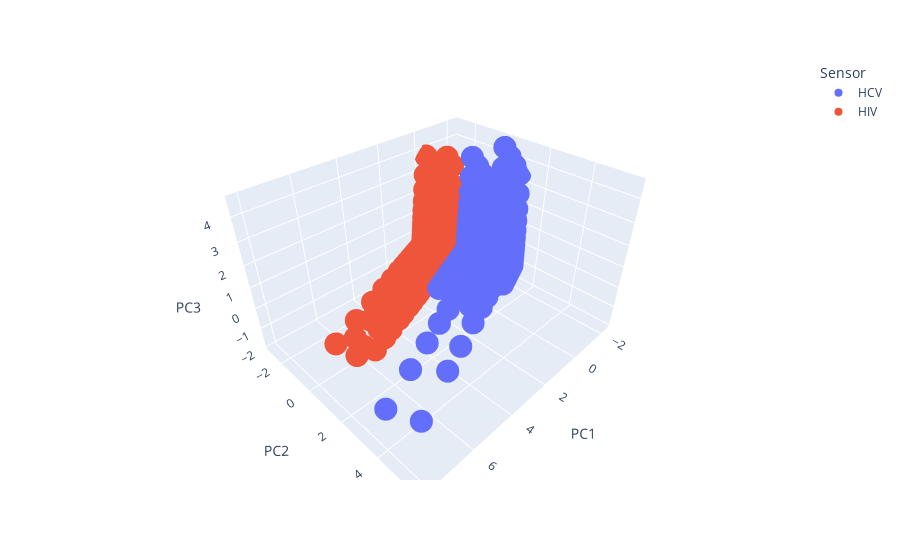

Source (notebook cell):
### Code cell
# 4. Scores plot
# check API documentation for plotly.express https://plotly.com/python/3d-scatter-plots

import plotly.express as px

fig = px.scatter_3d(df_scores, x='PC1', y='PC2', z='PC3', color='Sensor')
fig.show()

### Figure 1 — Plotly figure (JSON) as saved in the notebook; plotly's stock layout.template omitted (floating-point values rounded to 4 significant figures; data arrays with more than 128 entries replaced by an {"elided": "..."} marker saying what was removed)
{"data": [{"hovertemplate": "Sensor=HCV<br>PC1=%{x}<br>PC2=%{y}<br>PC3=%{z}<extra></extra>", "legendgroup": "HCV", "marker": {"color": "#636efa", "symbol": "circle"}, "mode": "markers", "name": "HCV", "scene": "scene", "showlegend": true, "type": "scatter3d", "x": {"elided": "610 float values"}, "y": {"elided": "610 float values"}, "z": {"elided": "610 float values"}}, {"hovertemplate": "Sensor=HIV<br>PC1=%{x}<br>PC2=%{y}<br>PC3=%{z}<extra></extra>", "legendgroup": "HIV", "marker": {"color": "#EF553B", "symbol": "circle"}, "mode": "markers", "name": "HIV", "scene": "scene", "showlegend": true, "type": "scatter3d", "x": {"elided": "366 float values"}, "y": {"elided": "366 float values"}, "z": {"elided": "366 float values"}}], "layout": {"legend": {"title": {"text": "Sensor"}, "tracegroupgap": 0}, "margin": {"t": 60}, "scene": {"domain": {"x": [0, 1], "y": [0, 1]}, "xaxis": {"title": {"text": "PC1"}}, "yaxis": {"title": {"text": "PC2"}}, "zaxis": {"title": {"text": "PC3"}}}}}
